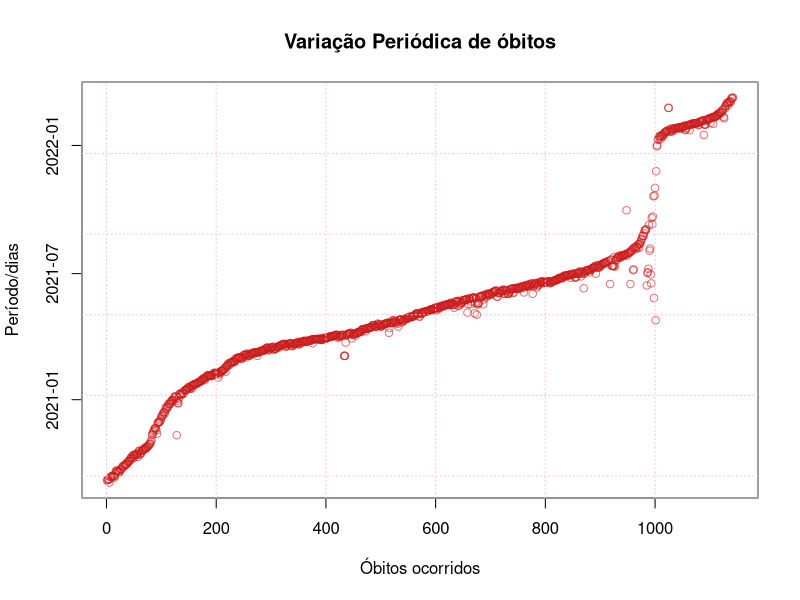

Generate this figure with R:
library(readxl)

worksheet <- read_excel("./dados/covid_19_bauru_mortes.xlsx")

periodo <- worksheet$'data_obito'

png(filename = "./graficos/varperiod-fig1.png")
plot(periodo, main = "Variação Periódica de óbitos",
     xlab = "Óbitos ocorridos", 
     ylab = "Período/dias",
     col=rgb(0.8,0.1,0.1,0.6))
box(lwd=1.5, col='darkgray')
grid(col='pink')

dev.off()
